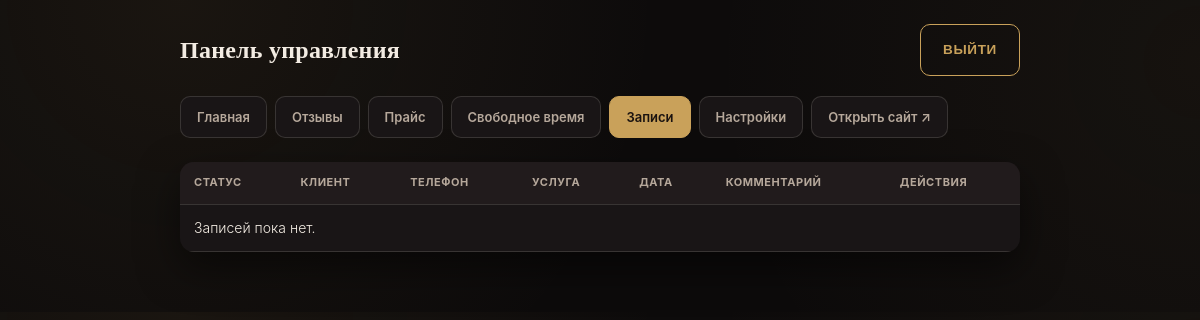
Page /admin-x7k9m2/bookings.php (signed in) on the earlier database version.
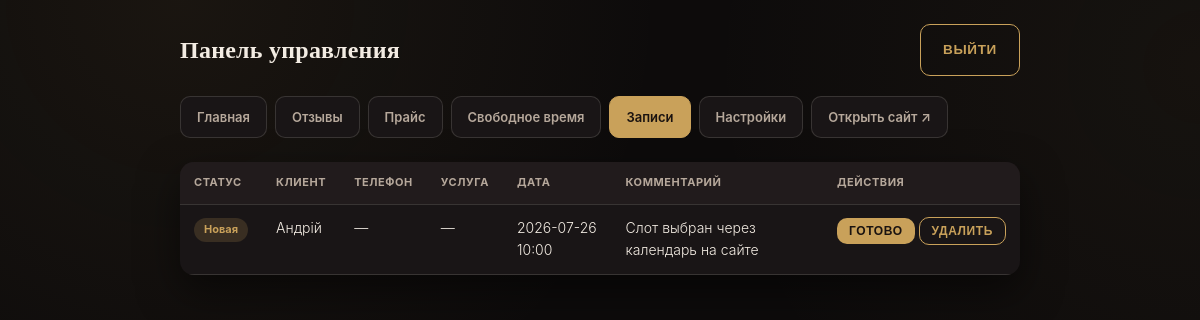
Same page on the later database version.
### tables this page shows
CREATE TABLE bookings (
            id INTEGER PRIMARY KEY AUTOINCREMENT,
            client_name TEXT NOT NULL,
            phone TEXT,
            service TEXT,
            wanted_date TEXT,
            comment TEXT,
            status TEXT NOT NULL DEFAULT 'new',
            created_at TEXT NOT NULL DEFAULT CURRENT_TIMESTAMP
        );

### includes/functions.php (called while the page is built, shortened)
<?php
function e(string $value): string
{
    return htmlspecialchars($value, ENT_QUOTES, 'UTF-8');
}

### admin-x7k9m2/bookings.php (the view, shortened to what this page needs)
<?php
require __DIR__ . '/../includes/functions.php';
$pdo = getDB();
$bookings = $pdo->query('SELECT * FROM bookings ORDER BY created_at DESC')->fetchAll();
?>
<!DOCTYPE html>
<html lang="ru">
<head>
<link rel="stylesheet" href="../assets/css/style.css">
</head>
<body>
<div class="admin-shell">
  <?php require __DIR__ . '/includes/nav.php'; ?>
  <table class="admin-table">
    <thead>
      <tr><th>Статус</th><th>Клиент</th><th>Телефон</th><th>Услуга</th><th>Дата</th><th>Комментарий</th><th>Действия</th></tr>
    </thead>
    <tbody>
      <?php foreach ($bookings as $b): ?>
        <tr>
          <td><span class="badge <?= $b['status'] === 'done' ? 'done' : 'new' ?>"><?= $b['status'] === 'done' ? 'Выполнено' : 'Новая' ?></span></td>
          <td><?= e($b['client_name']) ?></td>
          <td><?= e($b['phone'] ?: '—') ?></td>
          <td><?= e($b['service'] ?: '—') ?></td>
          <td><?= e($b['wanted_date'] ?: '—') ?></td>
          <td><?= e($b['comment'] ?: '—') ?></td>
          <td style="white-space:nowrap;">
            <?php if ($b['status'] !== 'done'): ?>
            <form method="post" style="display:inline;">
              <button name="action" value="done" class="btn" style="padding:6px 12px;font-size:12px;">Готово</button>
            </form>
            <?php endif; ?>
            <form method="post" style="display:inline;" onsubmit="return confirm('Удалить запись?');">
              <button name="action" value="delete" class="btn ghost" style="padding:6px 12px;font-size:12px;">Удалить</button>
            </form>
          </td>
        </tr>
      <?php endforeach; ?>
      <?php if (!$bookings): ?>
        <tr><td colspan="7">Записей пока нет.</td></tr>
      <?php endif; ?>
    </tbody>
  </table>
</div>
</body>
</html>

Differences in the rows shown:
added bookings: status "Новая", client_name "Андрій", phone "—", service "—", wanted_date "2026-07-26 10:00", comment "Слот выбран через календарь на сайте"
Other differences:
text no longer shown: "Записей пока нет."
